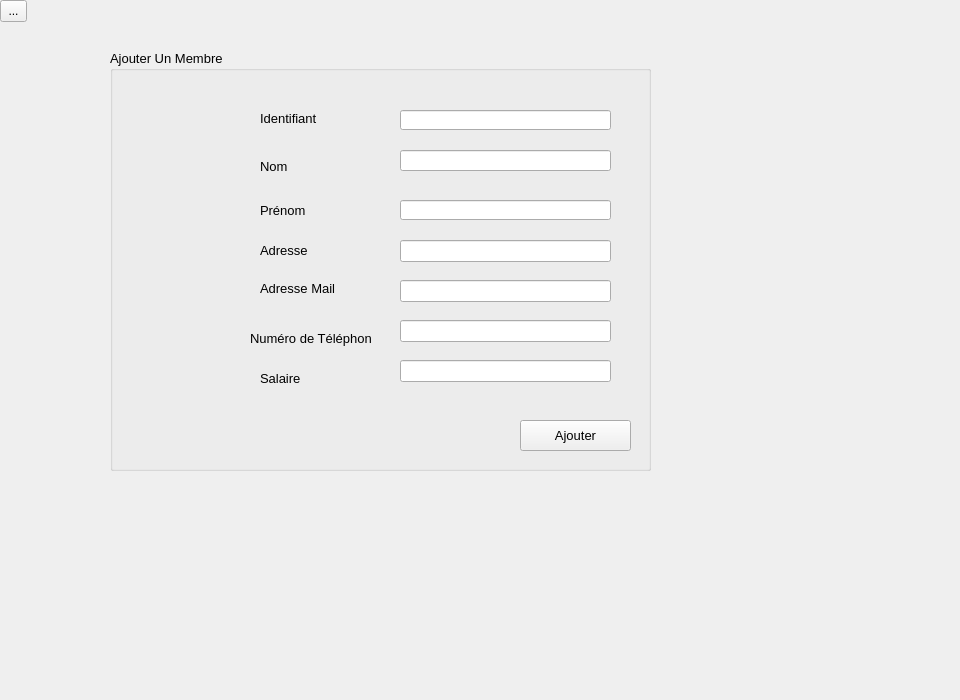
      <widget class="QWidget" name="tab">
       <attribute name="title">
        <string>Ajouter</string>
       </attribute>
       <widget class="QToolButton" name="toolButton">
        <property name="geometry">
         <rect>
          <x>0</x>
          <y>0</y>
          <width>27</width>
          <height>22</height>
         </rect>
        </property>
        <property name="text">
         <string>...</string>
        </property>
       </widget>
       <widget class="QGroupBox" name="groupBox_4">
        <property name="geometry">
         <rect>
          <x>110</x>
          <y>50</y>
          <width>541</width>
          <height>421</height>
         </rect>
        </property>
        <property name="font">
         <font>
          <family>MS Shell Dlg 2</family>
          <pointsize>10</pointsize>
          <weight>50</weight>
          <bold>false</bold>
         </font>
        </property>
        <property name="title">
         <string>Ajouter Un Membre</string>
        </property>
        <widget class="QLineEdit" name="lineEdit_id">
         <property name="geometry">
          <rect>
           <x>290</x>
           <y>60</y>
           <width>211</width>
           <height>20</height>
          </rect>
         </property>
        </widget>
        <widget class="QLineEdit" name="lineEdit_nom">
         <property name="geometry">
          <rect>
           <x>290</x>
           <y>100</y>
           <width>211</width>
           <height>21</height>
          </rect>
         </property>
        </widget>
        <widget class="QLabel" name="label_2">
         <property name="geometry">
          <rect>
           <x>150</x>
           <y>110</y>
           <width>47</width>
           <height>13</height>
          </rect>
         </property>
         <property name="font">
          <font>
           <family>MS Shell Dlg 2</family>
           <pointsize>10</pointsize>
           <weight>50</weight>
           <bold>false</bold>
          </font>
         </property>
         <property name="text">
          <string>Nom</string>
         </property>
        </widget>
        <widget class="QLabel" name="label">
         <property name="geometry">
          <rect>
           <x>150</x>
           <y>60</y>
           <width>91</width>
           <height>16</height>
          </rect>
         </property>
         <property name="font">
          <font>
           <pointsize>10</pointsize>
          </font>
         </property>
         <property name="text">
          <string>Identifiant</string>
         </property>
        </widget>
        <widget class="QLineEdit" name="lineEdit_prenom">
         <property name="geometry">
          <rect>
           <x>290</x>
           <y>150</y>
           <width>211</width>
           <height>20</height>
          </rect>
         </property>
        </widget>
        <widget class="QLineEdit" name="lineEdit">
         <property name="geometry">
          <rect>
           <x>290</x>
           <y>190</y>
           <width>211</width>
           <height>22</height>
          </rect>
         </property>
        </widget>
        <widget class="QLineEdit" name="lineEdit_2">
         <property name="geometry">
          <rect>
           <x>290</x>
           <y>230</y>
           <width>211</width>
           <height>22</height>
          </rect>
         </property>
        </widget>
        <widget class="QLineEdit" name="lineEdit_3">
         <property name="geometry">
          <rect>
           <x>290</x>
           <y>310</y>
           <width>211</width>
           <height>22</height>
          </rect>
         </property>
        </widget>
        <widget class="QLineEdit" name="lineEdit_4">
         <property name="geometry">
          <rect>
           <x>290</x>
           <y>270</y>
           <width>211</width>
           <height>22</height>
          </rect>
         </property>
        </widget>
        <widget class="QLabel" name="label_4">
         <property name="geometry">
          <rect>
           <x>150</x>
           <y>320</y>
           <width>56</width>
           <height>16</height>
          </rect>
         </property>
         <property name="font">
          <font>
           <family>MS Shell Dlg 2</family>
           <pointsize>10</pointsize>
           <weight>50</weight>
           <bold>false</bold>
          </font>
         </property>
         <property name="text">
          <string>Salaire</string>
         </property>
        </widget>
        <widget class="QLabel" name="label_7">
         <property name="geometry">
          <rect>
           <x>140</x>
           <y>280</y>
           <width>121</width>
           <height>16</height>
          </rect>
         </property>
         <property name="font">
          <font>
           <family>MS Shell Dlg 2</family>
           <pointsize>10</pointsize>
           <weight>50</weight>
           <bold>false</bold>
          </font>
         </property>
         <property name="text">
          <string>Numéro de Téléphone</string>
         </property>
        </widget>
        <widget class="QLabel" name="label_3">
         <property name="geometry">
          <rect>
           <x>150</x>
           <y>150</y>
           <width>81</width>
           <height>20</height>
          </rect>
         </property>
         <property name="font">
          <font>
           <family>MS Shell Dlg 2</family>
           <pointsize>10</pointsize>
           <weight>50</weight>
           <bold>false</bold>
          </font>
         </property>
         <property name="text">
          <string>Prénom</string>
         </property>
        </widget>
        <widget class="QLabel" name="label_5">
         <property name="geometry">
          <rect>
           <x>150</x>
           <y>190</y>
           <width>81</width>
           <height>20</height>
          </rect>
         </property>
         <property name="font">
          <font>
           <family>MS Shell Dlg 2</family>
           <pointsize>10</pointsize>
           <weight>50</weight>
           <bold>false</bold>
          </font>
         </property>
         <property name="text">
          <string>Adresse</string>
         </property>
        </widget>
        <widget class="QLabel" name="label_6">
         <property name="geometry">
          <rect>
           <x>150</x>
           <y>230</y>
           <width>121</width>
           <height>16</height>
          </rect>
         </property>
         <property name="font">
          <font>
           <family>MS Shell Dlg 2</family>
           <pointsize>10</pointsize>
           <weight>50</weight>
           <bold>false</bold>
          </font>
         </property>
         <property name="text">
          <string>Adresse Mail </string>
         </property>
        </widget>
        <widget class="QPushButton" name="pb_ajouter">
         <property name="geometry">
          <rect>
           <x>410</x>
           <y>370</y>
           <width>111</width>
           <height>31</height>
          </rect>
         </property>
         <property name="font">
          <font>
           <family>MS Shell Dlg 2</family>
           <pointsize>10</pointsize>
           <weight>50</weight>
           <bold>false</bold>
          </font>
         </property>
         <property name="text">
          <string>Ajouter</string>
         </property>
        </widget>
       </widget>
       <widget class="QLabel" name="label_17">
        <property name="geometry">
         <rect>
          <x>-25</x>
          <y>-60</y>
          <width>951</width>
          <height>691</height>
         </rect>
        </property>
        <property name="styleSheet">
         <string notr="true">background-image: url(:/gris.jpg);</string>
        </property>
        <property name="text">
         <string/>
        </property>
       </widget>
       <zorder>label_17</zorder>
       <zorder>groupBox_4</zorder>
       <zorder>toolButton</zorder>
      </widget>
